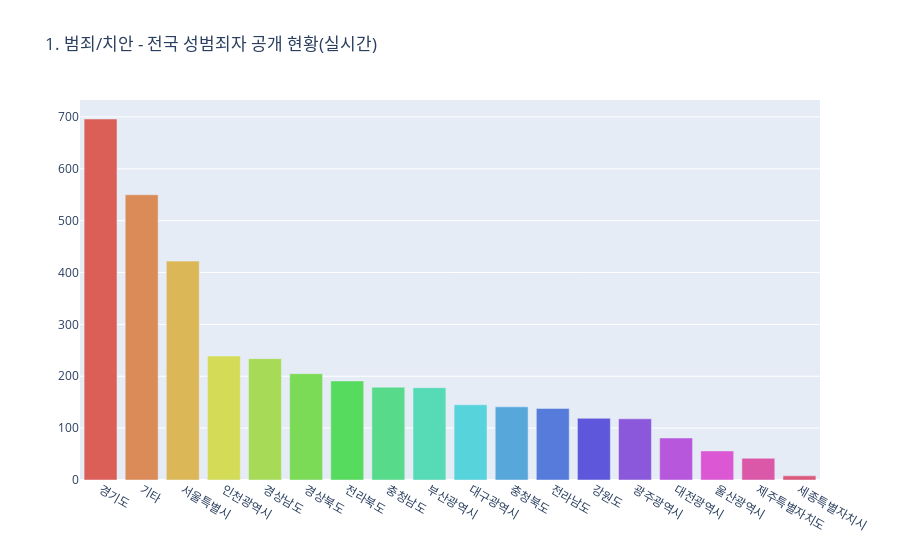

Notebook source saved alongside this figure:
### Code cell
colors = sns.color_palette('hls', df.shape[0]).as_hex()
trace = go.Bar(x=df['City'],
               y=df['sex_offenders_cnt'],
               marker={'color':colors})
data = [trace]
layout = go.Layout(title = '1. 범죄/치안 - 전국 성범죄자 공개 현황(실시간)', height=600)
fig = go.Figure(data, layout)
fig.show()

### Figure 1 — Plotly figure (JSON) as saved in the notebook; plotly's stock layout.template omitted (floating-point values rounded to 4 significant figures)
{"data": [{"marker": {"color": ["#db5f57", "#db8b57", "#dbb757", "#d3db57", "#a7db57", "#7bdb57", "#57db5f", "#57db8b", "#57dbb7", "#57d3db", "#57a7db", "#577bdb", "#5f57db", "#8b57db", "#b757db", "#db57d3", "#db57a7", "#db577b"]}, "type": "bar", "x": ["경기도", "기타", "서울특별시", "인천광역시", "경상남도", "경상북도", "전라북도", "충청남도", "부산광역시", "대구광역시", "충청북도", "전라남도", "강원도", "광주광역시", "대전광역시", "울산광역시", "제주특별자치도", "세종특별자치시"], "y": [696, 550, 422, 239, 234, 205, 191, 179, 178, 145, 141, 138, 119, 118, 81, 56, 42, 8]}], "layout": {"autosize": true, "dragmode": "select", "title": {"text": "1. 범죄/치안 - 전국 성범죄자 공개 현황(실시간)"}, "xaxis": {"autorange": true, "range": [-0.5, 17.5], "showspikes": false, "type": "category"}, "yaxis": {"autorange": true, "range": [0, 732.6], "showspikes": false, "type": "linear"}}}
